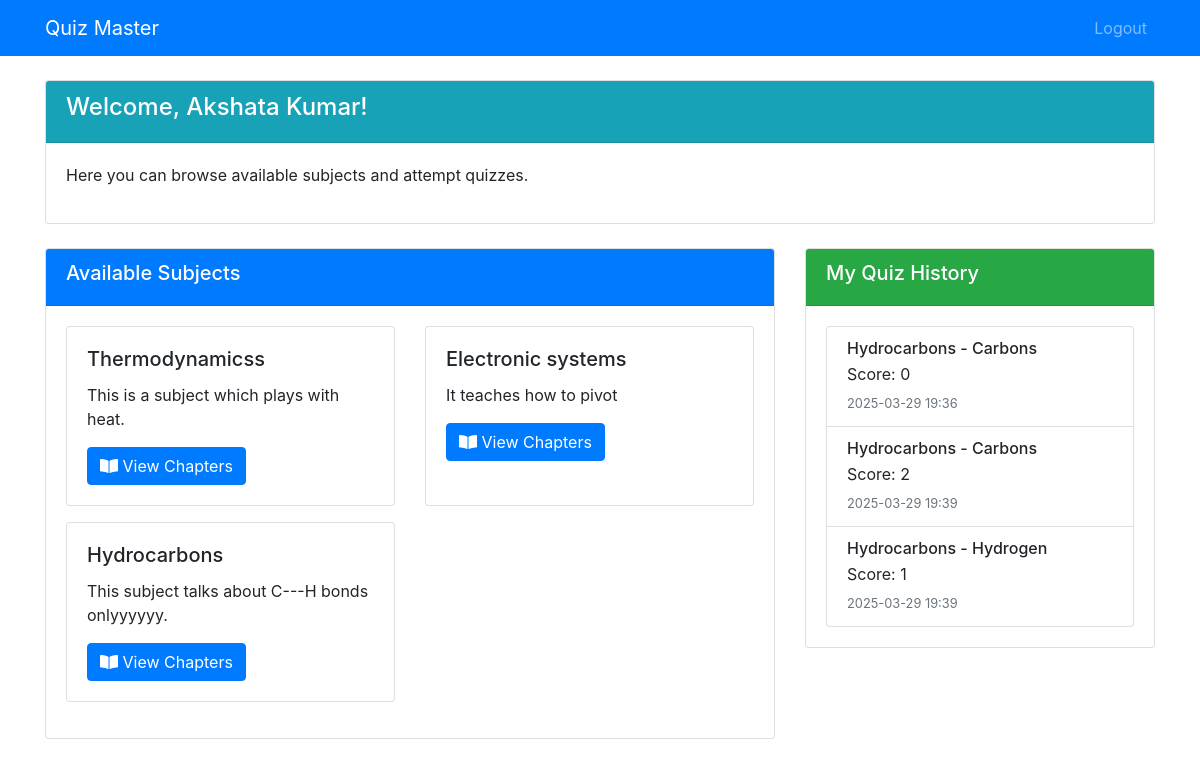
The page /user/dashboard (signed in) on the database as committed earlier.
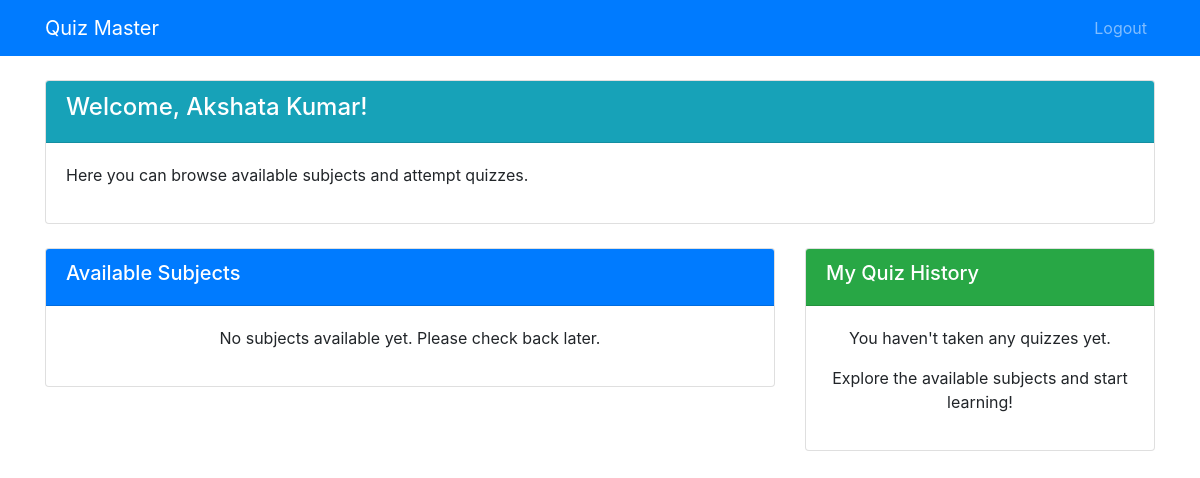
The same page on the database as committed later.
### models/db_setup.py (models this page shows)
class User(db.Model):
    id = db.Column(db.Integer, primary_key=True)
    username = db.Column(db.String(100), unique=True, nullable=False)
    password = db.Column(db.String(200), nullable=False)
    full_name = db.Column(db.String(100), nullable=False)
    qualification = db.Column(db.String(100))
    dob = db.Column(db.Date)
    is_admin = db.Column(db.Boolean, default=False)
    scores = db.relationship('Score', backref='user', lazy=True)

class Subject(db.Model):
    id = db.Column(db.Integer, primary_key=True)
    name = db.Column(db.String(100), nullable=False)
    description = db.Column(db.Text)
    chapters = db.relationship('Chapter', backref='subject', lazy=True, cascade="all, delete-orphan")

class Score(db.Model):
    id = db.Column(db.Integer, primary_key=True)
    quiz_id = db.Column(db.Integer, db.ForeignKey('quiz.id'), nullable=False)
    user_id = db.Column(db.Integer, db.ForeignKey('user.id'), nullable=False)
    time_stamp = db.Column(db.DateTime, default=datetime.utcnow)
    total_scored = db.Column(db.Integer, nullable=False)

class Chapter(db.Model):
    id = db.Column(db.Integer, primary_key=True)
    name = db.Column(db.String(100), nullable=False)
    description = db.Column(db.Text)
    subject_id = db.Column(db.Integer, db.ForeignKey('subject.id'), nullable=False)
    quizzes = db.relationship('Quiz', backref='chapter', lazy=True, cascade="all, delete-orphan")

### controllers/user.py (the view)
def user_dashboard():
    if not session.get('user_id') or session.get('is_admin'):
        return redirect(url_for('login'))
    user_id = session['user_id']
    user = User.query.get(user_id)
    completed_quizzes = Score.query.filter_by(user_id=user_id).all()
    subjects = Subject.query.all()
    return render_template('user/dashboard.html', user=user, subjects=subjects, completed_quizzes=completed_quizzes)

### templates/user/dashboard.html (shortened to what this page needs)
<!DOCTYPE html>
<html lang="en">
<head>
    <link rel="stylesheet" href="https://stackpath.bootstrapcdn.com/bootstrap/4.5.2/css/bootstrap.min.css">
    <link rel="stylesheet" href="https://cdnjs.cloudflare.com/ajax/libs/font-awesome/5.15.1/css/all.min.css">
</head>
<body>
    <nav class="navbar navbar-expand-lg navbar-dark bg-primary">
        <div class="container">
            <a class="navbar-brand" href="#">Quiz Master</a>
            <div class="collapse navbar-collapse" id="navbarNav">
                <ul class="navbar-nav ml-auto">
                    <li class="nav-item">
                        <a class="nav-link" href="{{ url_for('logout') }}">Logout</a>
                    </li>
                </ul>
            </div>
        </div>
    </nav>
    <div class="container mt-4">
        <div class="row">
            <div class="col-md-12 mb-4">
                <div class="card">
                    <div class="card-header bg-info text-white">
                        <h4>Welcome, {{ user.full_name }}!</h4>
                    </div>
                    <div class="card-body">
                        <p>Here you can browse available subjects and attempt quizzes.</p>
                    </div>
                </div>
            </div>
            <div class="col-md-8">
                <div class="card mb-4">
                    <div class="card-header bg-primary text-white">
                        <h5>Available Subjects</h5>
                    </div>
                    <div class="card-body">
                        {% if subjects %}
                            <div class="row">
                                {% for subject in subjects %}
                                    <div class="col-md-6 mb-3">
                                        <div class="card h-100">
                                            <div class="card-body">
                                                <h5 class="card-title">{{ subject.name }}</h5>
                                                <p class="card-text">{{ subject.description }}</p>
                                                <a href="{{ url_for('user_view_subject', subject_id=subject.id) }}" class="btn btn-primary">
                                                    <i class="fas fa-book-open"></i> View Chapters
                                                </a>
                                            </div>
                                        </div>
                                    </div>
                                {% endfor %}
                            </div>
                        {% else %}
                            <p class="text-center">No subjects available yet. Please check back later.</p>
                        {% endif %}
                    </div>
                </div>
            </div>
            <div class="col-md-4">
                <div class="card mb-4">
                    <div class="card-header bg-success text-white">
                        <h5>My Quiz History</h5>
                    </div>
                    <div class="card-body">
                        {% if completed_quizzes %}
                            <div class="list-group">
                                {% for score in completed_quizzes %}
                                    <div class="list-group-item">
                                        <h6 class="mb-1">{{ score.quiz.chapter.subject.name }} - {{ score.quiz.chapter.name }}</h6>
                                        <p class="mb-1">Score: {{ score.total_scored }}</p>
                                        <small class="text-muted">{{ score.time_stamp.strftime('%Y-%m-%d %H:%M') }}</small>
                                    </div>
                                {% endfor %}
                            </div>
                        {% else %}
                            <p class="text-center">You haven't taken any quizzes yet.</p>
                            <p class="text-center">Explore the available subjects and start learning!</p>
                        {% endif %}
                    </div>
                </div>
            </div>
        </div>
    </div>
</body>
</html>

Rows that differ between the two databases and show on the page:
removed Subject: name "Thermodynamicss", description "This is a subject which plays with heat."
removed Subject: name "Electronic systems", description "It teaches how to pivot"
removed Subject: name "Hydrocarbons", description "This subject talks about C---H bonds onlyyyyyy."
removed Score: quiz.chapter.subject.name "Hydrocarbons", quiz.chapter.name "Carbons", total_scored "0", time_stamp "2025-03-29 19:36"
removed Score: quiz.chapter.subject.name "Hydrocarbons", quiz.chapter.name "Carbons", total_scored "2", time_stamp "2025-03-29 19:39"
removed Score: quiz.chapter.subject.name "Hydrocarbons", quiz.chapter.name "Hydrogen", total_scored "1", time_stamp "2025-03-29 19:39"
Other text that changed with them:
text now shown: "No subjects available yet. Please check back later. You haven't taken any quizzes yet. Explore the available subjects and start learning!"
